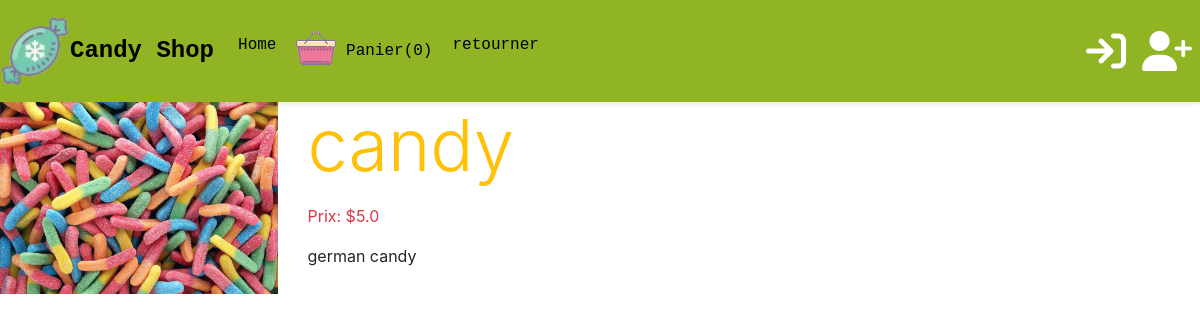
Screenshot of /shop/2 with the database file from the repository.
### magasin2/models.py (models this page shows, shortened)
class Product(models.Model):
    title = models.CharField(max_length=200)
    price = models.FloatField()
    description = models.TextField()
    category = ForeignKey(Category, related_name='categorie', on_delete=models.CASCADE)
    image=models.ImageField(blank=True)
    date_added = models.DateTimeField(auto_now=True)
    class Meta:
        ordering = ['-date_added']

### magasin2/views.py (the view)
# urls.py: path('<int:myid>', views.detail, name="detail"),
def detail(request, myid):
    product_object = Product.objects.get(id=myid)
    return render(request, 'magasin2/detail.html', {'product': product_object})

### magasin2/templates/magasin2/detail.html (shortened to what this page needs)
{% extends 'magasin2/base.html' %}
{% block content %}
    <div class="row">
        <div class="col-md-3">
            <div class="text-center">
                <img src="{{ product.image.url }}" class="img-fluid" alt="{{ product.title }}">
            </div>
        </div>
        <div class="col-md-6">
            <div class="text-warning display-3 mb-3">
                {{ product.title }}
            </div>
            <div class="text-danger mb-3">
               Prix: ${{ product.price }}
            </div>
            <div class="mb-3">
                <p>{{ product.description }}</p>
            </div>
        </div>
    </div>
{% endblock %}

### rows the page displays
Product: image (picture), title "candy", price "5.0", description "german candy"
